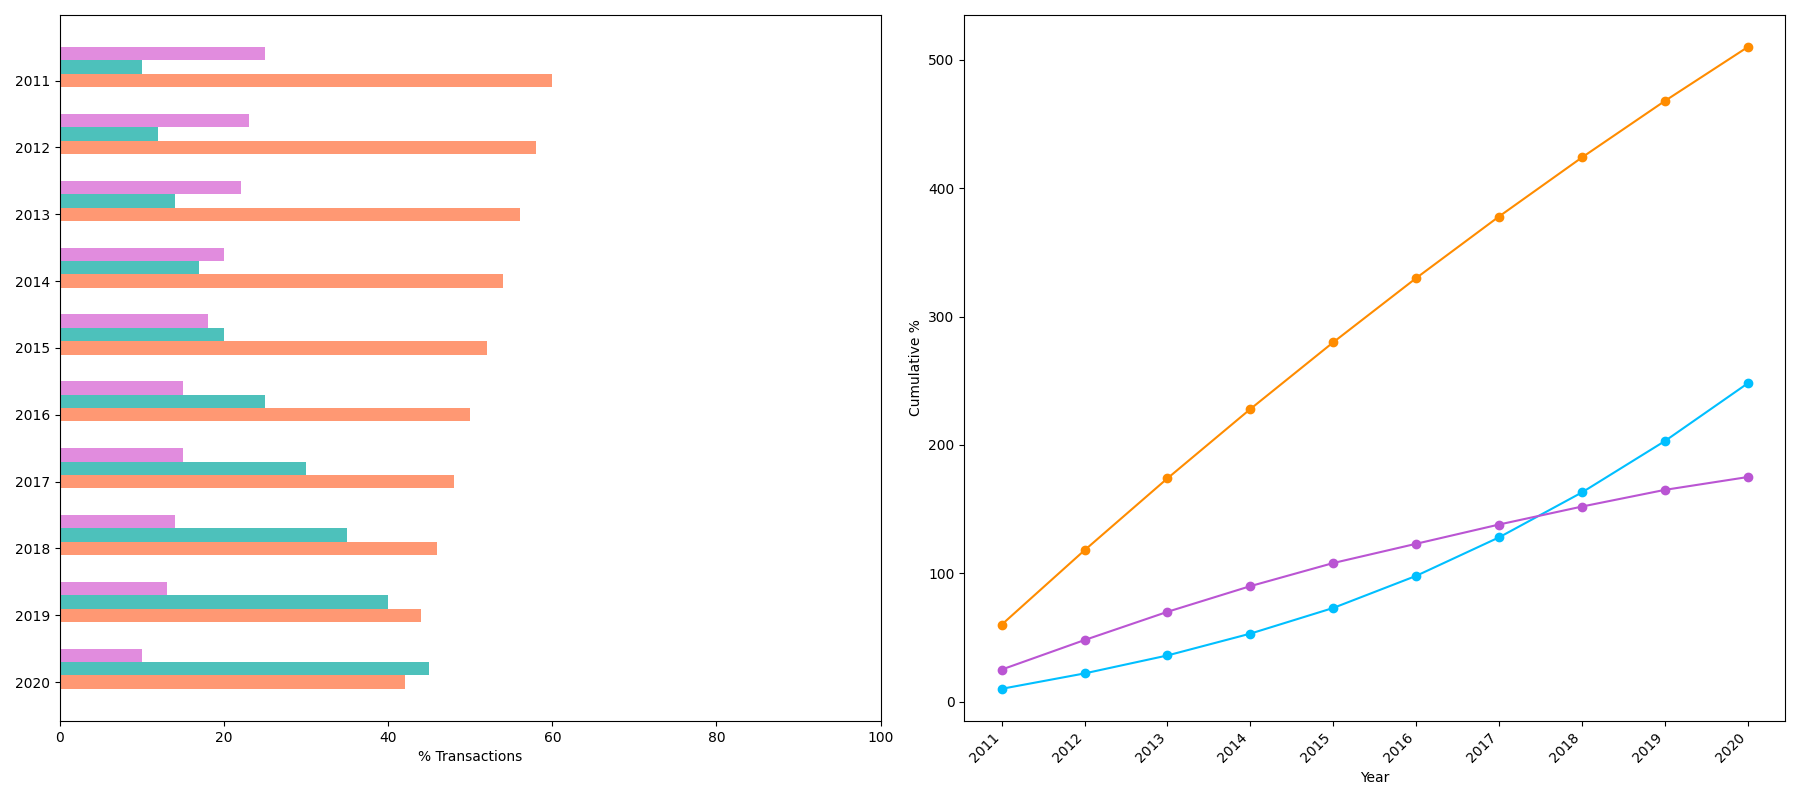

The Python source for this figure:
import matplotlib.pyplot as plt
import numpy as np

years = np.arange(2011, 2021)
credit_cards = [60, 58, 56, 54, 52, 50, 48, 46, 44, 42]
digital_wallets = [10, 12, 14, 17, 20, 25, 30, 35, 40, 45]
bank_transfers = [25, 23, 22, 20, 18, 15, 15, 14, 13, 10]

fig = plt.figure(figsize=(18, 8))

ax1 = fig.add_subplot(121)

methods = ['Cards', 'Wallets', 'Bank']
data = [credit_cards, digital_wallets, bank_transfers]
new_colors = ['coral', 'lightseagreen', 'orchid']  # Changed colors
bar_width = 0.2

for i, (method, color) in enumerate(zip(methods, new_colors)):
    ax1.barh(years - i * bar_width, data[i], color=color, height=bar_width, alpha=0.8)

ax1.set_yticks(years)
ax1.invert_yaxis()
ax1.set_xlabel('% Transactions')
ax1.set_xlim(0, 100)

cumulative_market_share = {
    'Cards': np.cumsum(credit_cards),
    'Wallets': np.cumsum(digital_wallets),
    'Bank': np.cumsum(bank_transfers),
}

ax2 = fig.add_subplot(122)

new_line_colors = ['darkorange', 'deepskyblue', 'mediumorchid']  # New colors for lines

for method, values, color in zip(cumulative_market_share.keys(), cumulative_market_share.values(), new_line_colors):
    ax2.plot(years, values, marker='o', color=color)

ax2.set_xlabel('Year')
ax2.set_ylabel('Cumulative %')
ax2.set_xticks(years)
ax2.set_xticklabels(years, rotation=45, ha='right')

plt.tight_layout()
plt.show()
